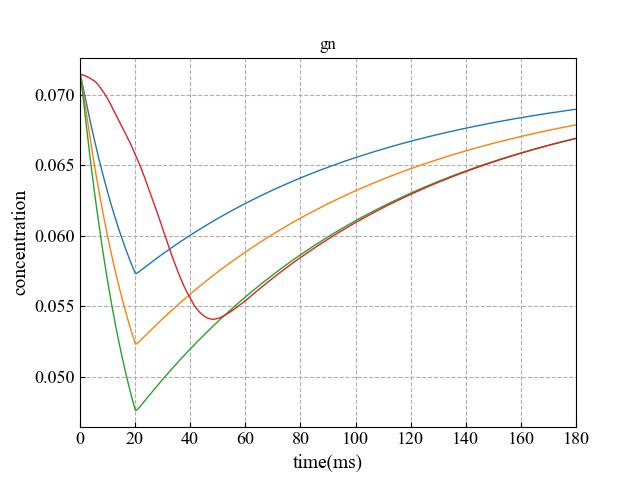

Write the Python code that produced this figure.
import csv
import random
import numpy as np
import pandas as pd
from matplotlib import pyplot as plt
from matplotlib import font_manager

font_manager.fontManager.addfont('../../fonts/time-simsun.ttf')

plt.rcParams['font.sans-serif'] = 'Times New Roman + Simsun'
plt.rcParams['axes.unicode_minus'] = False

# 读取数据
CCAF = 1 / 14
csv_data_ryr4 = pd.read_csv("avg_gn_jsr_4.csv", header=None)
csv_data_ryr6 = pd.read_csv("avg_gn_jsr_6.csv", header=None)
csv_data_ryr8 = pd.read_csv("avg_gn_jsr_8.csv", header=None)


def insert(csv_data):
    xx = csv_data.index.values
    yy = csv_data[0].values
    return xx, yy


# 按照权重随机取数据
def prepare_data():
    # 定义权重
    weight = {'RyR4': 20, 'RyR6': 150, 'RyR8': 50}
    # 权重求和
    total_weight = sum(weight.values())
    # 在1与权重和之间获取一个随机数
    random_weight = round(random.uniform(1, total_weight))
    curr_sum = 0
    res = None
    # keys = weight.iterkeys()  # 使用Python2.x中的iterkeys
    keys = weight.keys()  # 使用Python3.x中的keys
    for key in keys:
        curr_sum += weight[key]  # 在遍历中，累加当前权重值
        if random_weight <= curr_sum:  # 当随机数<=当前权重和时，返回权重key
            res = key
            break
    return res


def gauss():
    # 拼接的第一列
    time_matrix = csv_data_ryr6
    # 取随机延长的时间
    n = []
    for i in range(100):
        # random.gauss(平均值,标准差)
        n.append(random.gauss(100, 100))
    extend_time = np.sort(np.array(n))
    # 筛选数据
    extend_time_array = (extend_time[(extend_time >= 0.0) & (extend_time <= 200.0)]).astype(int)
    print(extend_time_array)
    for i in range(len(extend_time_array)):
        # a = int((random.random()) * 100)
        time = extend_time_array[i]
        res = prepare_data()
        csv_data = 0
        if res == 'RyR4':
            csv_data = csv_data_ryr4
        elif res == 'RyR6':
            csv_data = csv_data_ryr6
        elif res == 'RyR8':
            csv_data = csv_data_ryr8
        time_matrix = pd.concat([time_matrix, csv_data.shift(time).fillna(CCAF)], axis=1)
    return time_matrix


def custom():
    time_matrix = csv_data_ryr6
    a = np.linspace(0, 80, 100)
    b = np.linspace(80, 120, 100)
    c = np.linspace(120, 200, 10)
    d = np.concatenate((a[:-1], b[:-1], c[:-1]))
    # print(d)
    for i in range(len(d)):
        # 随机数偏移量,并填充
        res = prepare_data()
        csv_data = 0
        if res == 'RyR4':
            csv_data = csv_data_ryr4
        elif res == 'RyR6':
            csv_data = csv_data_ryr6
        elif res == 'RyR8':
            csv_data = csv_data_ryr8
        # 迭代拼接
        time_matrix = pd.concat([time_matrix, csv_data.shift(int(d[i])).fillna(CCAF)], axis=1)
    return time_matrix


time_matrix = gauss()
x = time_matrix.index.values
# 求均值
y = time_matrix.mean(axis=1).values

np.savetxt('avg_gn_jsr_gauss.csv', y, fmt='%.15f')

print(type(y))
plt.figure()
plt.rcParams['xtick.direction'] = 'in'
plt.rcParams['ytick.direction'] = 'in'
plt.grid(linestyle="--")
plt.plot(csv_data_ryr4.index.values, csv_data_ryr4[0].values, linewidth=1)
plt.plot(csv_data_ryr6.index.values, csv_data_ryr6[0].values, linewidth=1)
plt.plot(csv_data_ryr8.index.values, csv_data_ryr8[0].values, linewidth=1)
plt.plot(x, y, linewidth=1)
plt.title("gn")
plt.ylabel("concentration", fontsize=14)
plt.xlabel("time(ms)", fontsize=14)
plt.xlim((0, 900))
plt.xticks([0, 100, 200, 300, 400, 500, 600, 700, 800, 900],
           [0, 20, 40, 60, 80, 100, 120, 140, 160, 180], fontsize=13)
plt.yticks(fontsize=13)
plt.savefig("gauss.jpg")
plt.show()
